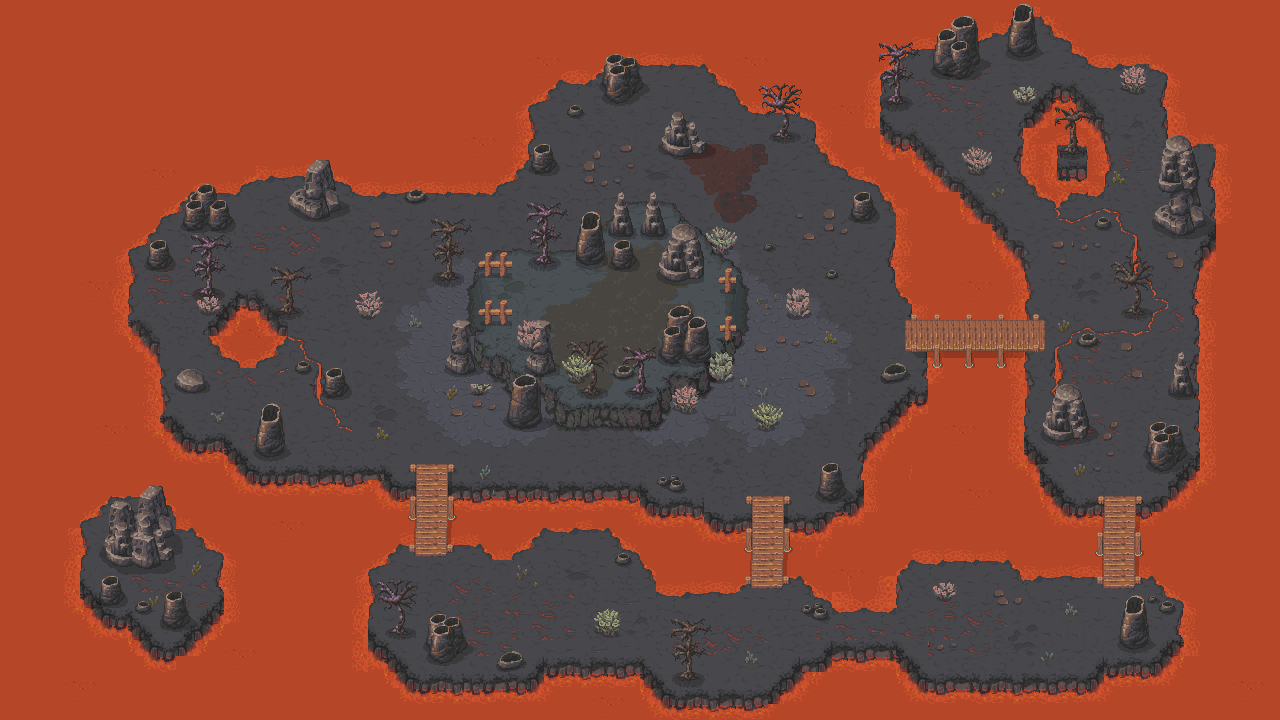

The image is a tile-based game level rendered from a .tmx file. Its description and source (layers, tilesets, objects; grid data summarised) follow:
An orthogonal 80x45 tile map with 16x16 px tiles, 9 tile layers (ground, ground_l2, higherground_pdown, higherground_pup, ...), 10 tilesets.

<map version="1.8" tiledversion="1.8.4" orientation="orthogonal" renderorder="right-down" width="80" height="45" tilewidth="16" tileheight="16" infinite="0" nextlayerid="10" nextobjectid="1">
 <tileset firstgid="1" name="mainlevbuild" tilewidth="16" tileheight="16" tilecount="7040" columns="110">
  <image source="../tile/2DML_SET3/mainlevbuild.png" width="1760" height="1024" />
 </tileset>
 <tileset firstgid="7041" name="water_env" tilewidth="16" tileheight="16" tilecount="2400" columns="48">
  <image source="../tile/2DML_SET3/water_env.png" width="768" height="800" />
 </tileset>
 <tileset firstgid="9441" name="volc_bubble1" tilewidth="32" tileheight="32" tilecount="16" columns="4">
  <image source="../tile/2DML_SET3/Animated/volc_bubble1.png" width="128" height="128" />
  <tile id="0">
   <animation>
    <frame tileid="0" duration="100" />
    <frame tileid="1" duration="100" />
    <frame tileid="2" duration="100" />
    <frame tileid="3" duration="100" />
    <frame tileid="4" duration="100" />
    <frame tileid="5" duration="100" />
    <frame tileid="6" duration="100" />
    <frame tileid="7" duration="100" />
    <frame tileid="8" duration="100" />
    <frame tileid="9" duration="100" />
    <frame tileid="10" duration="100" />
    <frame tileid="11" duration="100" />
   </animation>
  </tile>
 </tileset>
 <tileset firstgid="9457" name="rocksmoke2" tilewidth="32" tileheight="32" tilecount="8" columns="4">
  <image source="../tile/2DML_SET3/Animated/rocksmoke2.png" width="128" height="64" />
  <tile id="0">
   <animation>
    <frame tileid="0" duration="200" />
    <frame tileid="1" duration="200" />
    <frame tileid="2" duration="200" />
    <frame tileid="3" duration="200" />
    <frame tileid="4" duration="200" />
    <frame tileid="5" duration="200" />
   </animation>
  </tile>
 </tileset>
 <tileset firstgid="9465" name="decorative_props" tilewidth="16" tileheight="16" tilecount="1024" columns="32">
  <image source="../tile/2DML_SET3/decorative_props.png" width="512" height="512" />
 </tileset>
 <tileset firstgid="10489" name="rocksmoke1" tilewidth="32" tileheight="32" tilecount="8" columns="4">
  <image source="../tile/2DML_SET3/Animated/rocksmoke1.png" width="128" height="64" />
  <tile id="0">
   <animation>
    <frame tileid="0" duration="200" />
    <frame tileid="1" duration="200" />
    <frame tileid="2" duration="200" />
    <frame tileid="3" duration="200" />
    <frame tileid="4" duration="200" />
    <frame tileid="5" duration="200" />
   </animation>
  </tile>
 </tileset>
 <tileset firstgid="10497" name="rocksmoke4" tilewidth="32" tileheight="32" tilecount="8" columns="4">
  <image source="../tile/2DML_SET3/Animated/rocksmoke4.png" width="128" height="64" />
  <tile id="0">
   <animation>
    <frame tileid="0" duration="200" />
    <frame tileid="1" duration="200" />
    <frame tileid="2" duration="200" />
    <frame tileid="3" duration="200" />
    <frame tileid="4" duration="200" />
    <frame tileid="5" duration="200" />
   </animation>
  </tile>
 </tileset>
 <tileset firstgid="10505" name="rocksmoke3" tilewidth="32" tileheight="32" tilecount="8" columns="4">
  <image source="../tile/2DML_SET3/Animated/rocksmoke3.png" width="128" height="64" />
  <tile id="0">
   <animation>
    <frame tileid="0" duration="200" />
    <frame tileid="1" duration="200" />
    <frame tileid="2" duration="200" />
    <frame tileid="3" duration="200" />
    <frame tileid="4" duration="200" />
    <frame tileid="5" duration="200" />
   </animation>
  </tile>
 </tileset>
 <tileset firstgid="10513" name="volc_bubble2" tilewidth="32" tileheight="32" tilecount="16" columns="4">
  <image source="../tile/2DML_SET3/Animated/volc_bubble2.png" width="128" height="128" />
  <tile id="0">
   <animation>
    <frame tileid="0" duration="100" />
    <frame tileid="1" duration="100" />
    <frame tileid="2" duration="100" />
    <frame tileid="3" duration="100" />
    <frame tileid="4" duration="100" />
    <frame tileid="5" duration="100" />
    <frame tileid="6" duration="100" />
    <frame tileid="7" duration="100" />
    <frame tileid="8" duration="100" />
    <frame tileid="9" duration="100" />
    <frame tileid="10" duration="100" />
    <frame tileid="11" duration="100" />
   </animation>
  </tile>
 </tileset>
 <tileset firstgid="10529" name="decorative_props1" tilewidth="16" tileheight="16" tilecount="1024" columns="32">
  <image source="../tile/2DML_SET3/decorative_props1.png" width="512" height="512" />
 </tileset>
 <layer id="1" name="ground" width="80" height="45">
  <data>[3600 cells, 3600 non-empty, 591 distinct tile ids]</data>
 </layer>
 <layer id="9" name="ground_l2" width="80" height="45">
  <data>[3600 cells, 254 non-empty, 153 distinct tile ids]</data>
 </layer>
 <layer id="2" name="higherground_pdown" width="80" height="45">
  <data>[3600 cells, 61 non-empty, 54 distinct tile ids]</data>
 </layer>
 <layer id="3" name="higherground_pup" width="80" height="45">
  <data>[3600 cells, 203 non-empty, 166 distinct tile ids]</data>
 </layer>
 <layer id="4" name="water" width="80" height="45">
  <data>[3600 cells, 110 non-empty, 54 distinct tile ids]</data>
 </layer>
 <layer id="5" name="tight_pdown" width="80" height="45">
  <data>[3600 cells, 94 non-empty, 94 distinct tile ids]</data>
 </layer>
 <layer id="6" name="tight_pup" width="80" height="45">
  <data>[3600 cells, 60 non-empty, 60 distinct tile ids]</data>
 </layer>
 <layer id="7" name="object_pdown" width="80" height="45">
  <data>[3600 cells, 339 non-empty, 230 distinct tile ids]</data>
 </layer>
 <layer id="8" name="object_pup" width="80" height="45">
  <data>[3600 cells, 375 non-empty, 252 distinct tile ids]</data>
 </layer>
</map>
